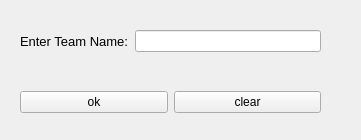
<?xml version="1.0" encoding="UTF-8"?>
<ui version="4.0">
 <class>Form</class>
 <widget class="QWidget" name="Form">
  <property name="geometry">
   <rect>
    <x>0</x>
    <y>0</y>
    <width>361</width>
    <height>140</height>
   </rect>
  </property>
  <property name="windowTitle">
   <string>Form</string>
  </property>
  <widget class="QWidget" name="layoutWidget">
   <property name="geometry">
    <rect>
     <x>20</x>
     <y>30</y>
     <width>301</width>
     <height>22</height>
    </rect>
   </property>
   <layout class="QHBoxLayout" name="horizontalLayout">
    <item>
     <widget class="QLabel" name="lbl_1">
      <property name="font">
       <font>
        <family>Arial</family>
        <pointsize>10</pointsize>
       </font>
      </property>
      <property name="text">
       <string>Enter Team Name:</string>
      </property>
     </widget>
    </item>
    <item>
     <widget class="QLineEdit" name="tf1"/>
    </item>
   </layout>
  </widget>
  <widget class="QWidget" name="layoutWidget">
   <property name="geometry">
    <rect>
     <x>20</x>
     <y>90</y>
     <width>301</width>
     <height>25</height>
    </rect>
   </property>
   <layout class="QHBoxLayout" name="horizontalLayout_2">
    <item>
     <widget class="QPushButton" name="btn1">
      <property name="text">
       <string>ok</string>
      </property>
     </widget>
    </item>
    <item>
     <widget class="QPushButton" name="btn2">
      <property name="text">
       <string>clear</string>
      </property>
     </widget>
    </item>
   </layout>
  </widget>
 </widget>
 <resources/>
 <connections>
  <connection>
   <sender>btn2</sender>
   <signal>clicked()</signal>
   <receiver>tf1</receiver>
   <slot>clear()</slot>
   <hints>
    <hint type="sourcelabel">
     <x>259</x>
     <y>97</y>
    </hint>
    <hint type="destinationlabel">
     <x>250</x>
     <y>39</y>
    </hint>
   </hints>
  </connection>
  <connection>
   <sender>btn1</sender>
   <signal>clicked()</signal>
   <receiver>Form</receiver>
   <slot>close()</slot>
   <hints>
    <hint type="sourcelabel">
     <x>94</x>
     <y>102</y>
    </hint>
    <hint type="destinationlabel">
     <x>180</x>
     <y>69</y>
    </hint>
   </hints>
  </connection>
 </connections>
</ui>
